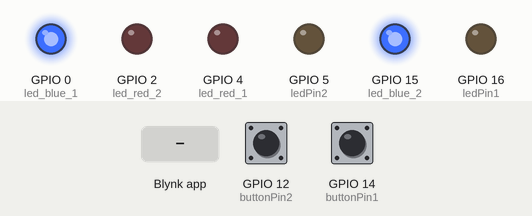
A sketch run on a simulated ESP8266 (NodeMCU). Shown: output pins drawn as LEDs (lit = HIGH). Inputs (shaded band) come from the test bench; at power-on: GPIO 12 (buttonPin2) HIGH, GPIO 14 (buttonPin1) HIGH. WiFi joins after 1.5 s; servers stay silent unless stated.

Above: at 3.0 s.
3.1 s: GPIO 12 (buttonPin2) pulled LOW for 0.15 s
At 4.3 s:
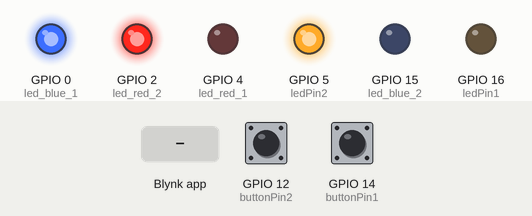
4.7 s: GPIO 14 (buttonPin1) pulled LOW for 0.15 s
At 5.7 s:
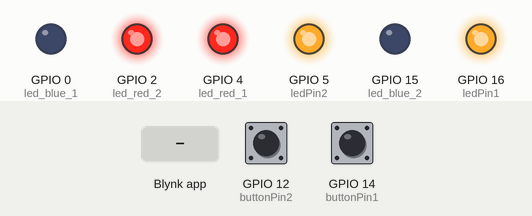
6.3 s: Blynk app writes 0 to V16
At 6.7 s:
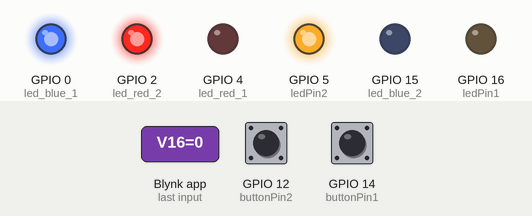
7.8 s: Blynk app writes 0 to V5
At 9.0 s:
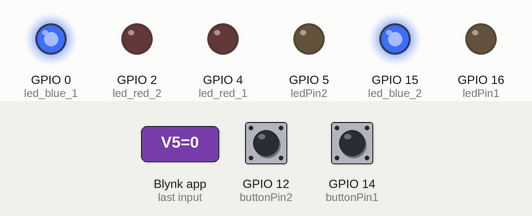
9.3 s: GPIO 14 (buttonPin1) pulled LOW for 1 s
At 10.4 s:
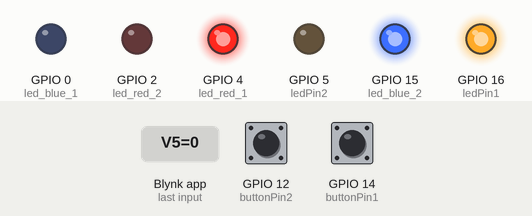
11.8 s: GPIO 12 (buttonPin2) pulled LOW for 1 s
At 12.3 s:
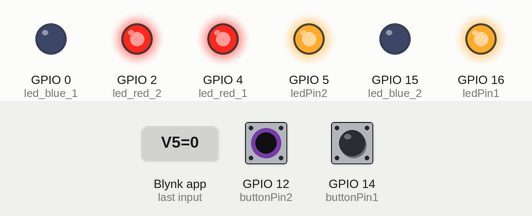
Timing chart, 0 to 14.8 s (numbered marks = the images above; inputs shaded):
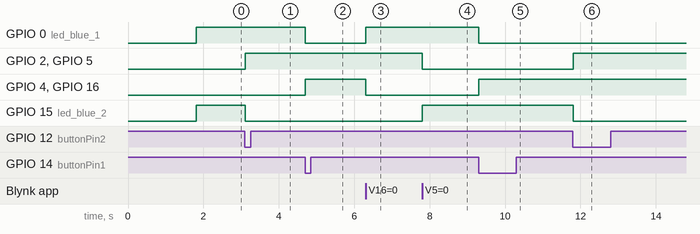

Measured:
- after the input at 3.1 s, GPIO 2 (led_red_2), GPIO 5 (ledPin2): LOW → HIGH at once; GPIO 15 (led_blue_2): HIGH → LOW at once
- after the input at 4.7 s, GPIO 0 (led_blue_1): HIGH → LOW at once; GPIO 4 (led_red_1), GPIO 16 (ledPin1): LOW → HIGH at once
- after the input at 6.3 s, GPIO 0 (led_blue_1): LOW → HIGH at once; GPIO 4 (led_red_1), GPIO 16 (ledPin1): HIGH → LOW at once
- after the input at 7.8 s, GPIO 2 (led_red_2), GPIO 5 (ledPin2): HIGH → LOW at once; GPIO 15 (led_blue_2): LOW → HIGH at once
- after the input at 9.3 s, GPIO 0 (led_blue_1): HIGH → LOW at once; GPIO 4 (led_red_1), GPIO 16 (ledPin1): LOW → HIGH at once
- after the input at 11.8 s, GPIO 2 (led_red_2), GPIO 5 (ledPin2): LOW → HIGH at once; GPIO 15 (led_blue_2): HIGH → LOW at once

The sketch:

smcongtac.ino
```cpp
#define BLYNK_PRINT Serial
#include <ESP8266WiFi.h>
#include <BlynkSimpleEsp8266.h>

// You should get Auth Token in the Blynk App.
// Go to the Project Settings (nut icon).
char auth[] = "CiqO_vBnT_jojIJS-DlbuVzZa4ZJenyP";

// Your WiFi credentials.
// Set password to "" for open networks.
char ssid[] = "Free";
char pass[] = "123456789";

//Set your LED and physical button pins here
const int ledPin1 = 16;
const int ledPin2 = 5;
const int buttonPin1 = 14;
const int buttonPin2 = 12;
BlynkTimer timer;
void checkPhysicalButton();
  int led1State = LOW;
  int button1State = HIGH;

  int led2State = LOW;
  int button2State = HIGH;

//Every time we connect to the cloud...
  BLYNK_CONNECTED(){
  //Request the latest state from the server
  Blynk.syncVirtual(V16);
  Blynk.syncVirtual(V5);

  //Altermatively, you could override server state using:
  //Blynk.virtualWrite(V12,led1State);
  //Blynk,virtualWrite(V13,led2State);
  //Blynk,virtualWrite(V14,led3State);
  //Blynk,virtualWrite(V15,led4State);

}
//When App button is pushed - switch the state


BLYNK_WRITE(V16){
  led1State = param.asInt();
  digitalWrite(ledPin1, led1State);
}
BLYNK_WRITE(V5){
  led2State = param.asInt();
  digitalWrite(ledPin2, led2State);
}
BLYNK_WRITE(V10){
  led1State = param.asInt();
  digitalWrite(ledPin1, led1State);
  led2State = param.asInt();
  digitalWrite(ledPin2, led2State);
}
void checkPhysicalButton(){
  if(digitalRead(buttonPin1) == LOW){
    //btn1State is used to avoid sequential toggles
    if(button1State != LOW){

      //Toggle LED state
      led1State = !led1State;
      digitalWrite(ledPin1, led1State);

      //Update Button Widget
      Blynk.virtualWrite(V16,led1State);

    }
    button1State = LOW;
  }
  else{
    button1State = HIGH;
  }

  if(digitalRead(buttonPin2) == LOW){
    //btn2State is used to avoid sequential toggles
    if(button2State != LOW){

      //Toggle LED state
      led2State = !led2State;
      digitalWrite(ledPin2, led2State);

      //Update Button Widget
      Blynk.virtualWrite(V5,led2State);

    }
    button2State = LOW;
  }
  else{
    button2State = HIGH;
  }
}


void setup() {
  // put your setup code here, to run once:
  // Debug console
  pinMode(4, OUTPUT);//led red 1
  pinMode(0, OUTPUT);//led blue 1
  pinMode(2, OUTPUT);//led red 2
  pinMode(15, OUTPUT);//led blue 2

  Serial.begin(9600);
  Blynk.begin(auth, ssid, pass);
  //You can also specify server:
  //Blynk.begin(auth, ssid, pass, "blynk-cloud.com",8442);
  //Blynk.begin(auth, ssid, pass, IPAddress(192,168,1,100),8442);

  pinMode(ledPin1, OUTPUT);
  pinMode(buttonPin1, INPUT_PULLUP);
  digitalWrite(ledPin1,led1State);

  timer.setInterval(50L, checkPhysicalButton);

  pinMode(ledPin2, OUTPUT);
  pinMode(buttonPin2, INPUT_PULLUP);
  digitalWrite(ledPin2,led2State);

  timer.setInterval(50L, checkPhysicalButton);
  //Setup a fubction to be called every 100 ms
}

void loop() {
  // put your main code here, to run repeatedly:
  digitalWrite(4, led1State);
  digitalWrite(0, !led1State);
  digitalWrite(2,led2State);
  digitalWrite(15,!led2State);
  Blynk.run();
  timer.run();
}
```
